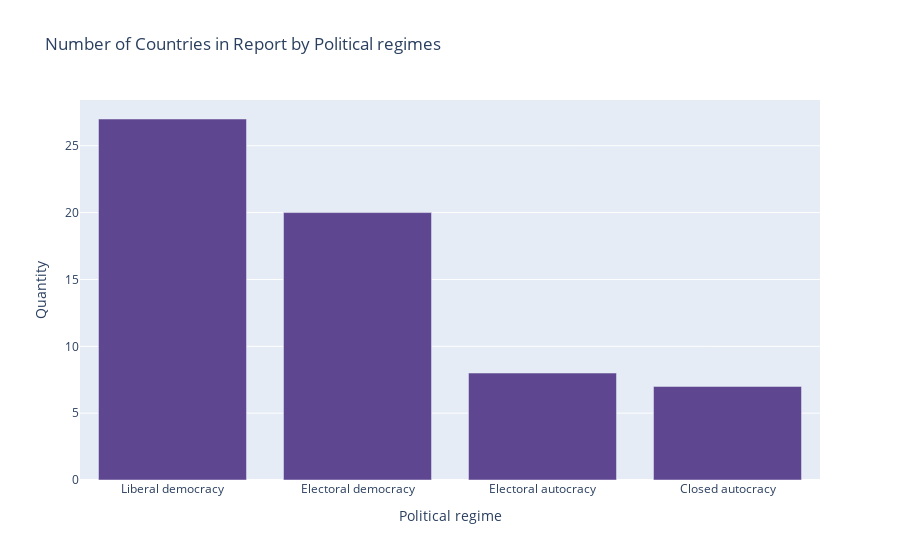

Source (notebook cell):
### Markdown cell above
We find that
- There are *43* countries with *High* income level (out of 62 presented in the dataset)
- There are *9* countries with *Upper middle* level of incomes
- There are *8* countries with *Lower middle* level of incomes

<div class="alert alert-block alert-info"> 🔅 <b>Note</b>: As we can see, AI is expensive. Only countries with High- or Middle-level incomes can afford to participate in the AI races at the moment.
</div>

### Code cell
dfg = df['Political regime'].value_counts().reset_index()
dfg.columns = ['Political regime', 'Quantity']
fig = px.bar(dfg, x='Political regime', y='Quantity',
             title='Number of Countries in Report by Political regimes',
            color_discrete_sequence=px.colors.qualitative.Prism)
fig.show()

### Figure 1 — Plotly figure (JSON) as saved in the notebook; plotly's stock layout.template omitted (floating-point values rounded to 4 significant figures)
{"data": [{"alignmentgroup": "True", "hovertemplate": "Political regime=%{x}<br>Quantity=%{y}<extra></extra>", "legendgroup": "", "marker": {"color": "rgb(95, 70, 144)", "pattern": {"shape": ""}}, "name": "", "offsetgroup": "", "orientation": "v", "showlegend": false, "textposition": "auto", "type": "bar", "x": ["Liberal democracy", "Electoral democracy", "Electoral autocracy", "Closed autocracy"], "xaxis": "x", "y": [27, 20, 8, 7], "yaxis": "y"}], "layout": {"barmode": "relative", "legend": {"tracegroupgap": 0}, "title": {"text": "Number of Countries in Report by Political regimes"}, "xaxis": {"anchor": "y", "domain": [0, 1], "title": {"text": "Political regime"}}, "yaxis": {"anchor": "x", "domain": [0, 1], "title": {"text": "Quantity"}}}}
